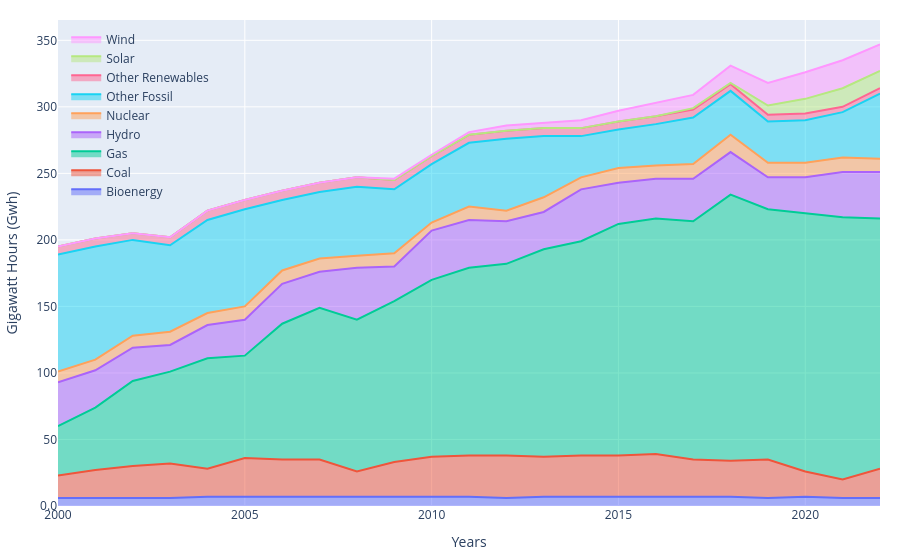
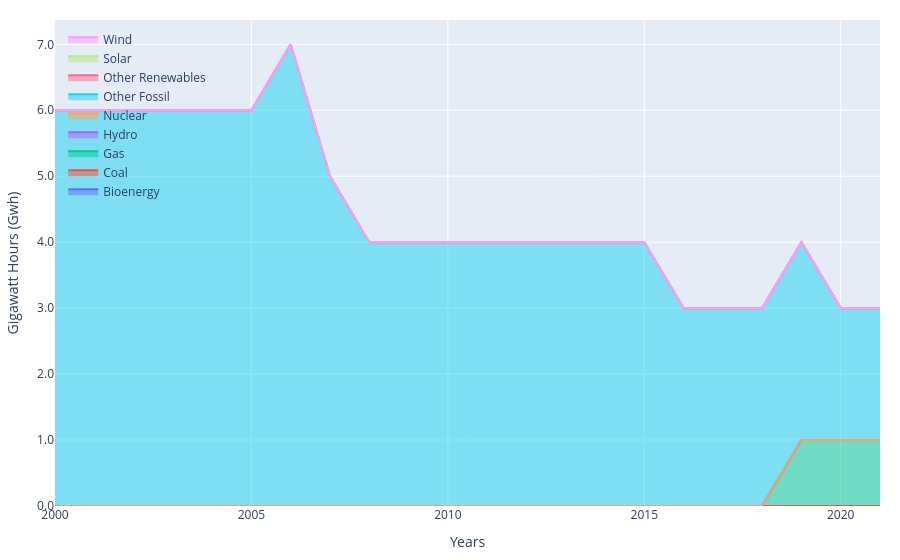
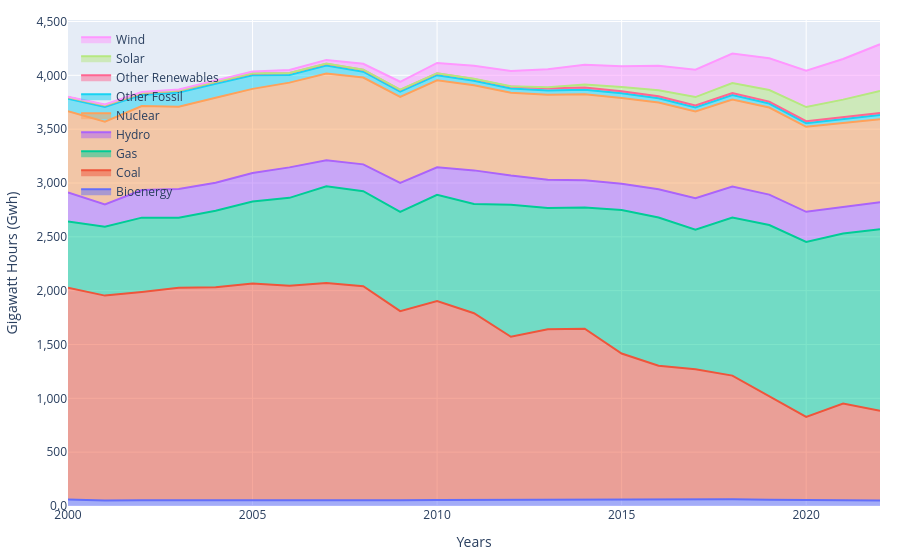
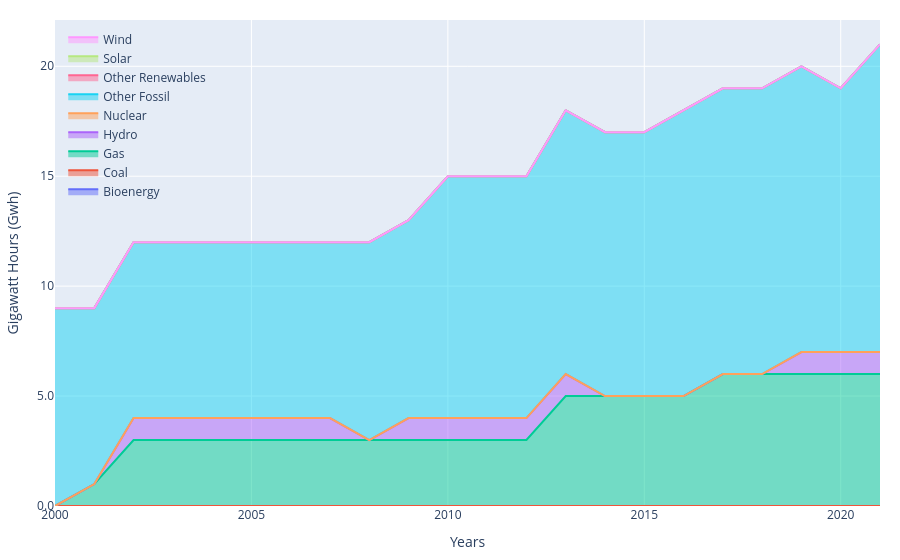

The notebook cell these images were saved under, in order:
### Code cell
for country in pd.Series(gen["Area"].unique()).sample(n=10):
    print(country)
    plot_area_generation(gen, area=country, area_col="Area", fuel_type_col="Variable", date_col="Year", gen_col="Value", publish=False, local=True)

### Figure 1 — Plotly figure (JSON) as saved in the notebook; plotly's stock layout.template omitted (floating-point values rounded to 4 significant figures)
{"data": [{"marker": {"colorscale": [[0, "#440154"], [0.1111, "#482878"], [0.2222, "#3e4989"], [0.3333, "#31688e"], [0.4444, "#26828e"], [0.5556, "#1f9e89"], [0.6667, "#35b779"], [0.7778, "#6ece58"], [0.8889, "#b5de2b"], [1, "#fde725"]]}, "name": "Bioenergy", "stackgroup": "one", "type": "scatter", "x": [2000, 2001, 2002, 2003, 2004, 2005, 2006, 2007, 2008, 2009, 2010, 2011, 2012, 2013, 2014, 2015, 2016, 2017, 2018, 2019, 2020, 2021, 2022], "y": [6, 6, 6, 6, 7, 7, 7, 7, 7, 7, 7, 7, 6, 7, 7, 7, 7, 7, 7, 6, 7, 6, 6]}, {"marker": {"colorscale": [[0, "#440154"], [0.1111, "#482878"], [0.2222, "#3e4989"], [0.3333, "#31688e"], [0.4444, "#26828e"], [0.5556, "#1f9e89"], [0.6667, "#35b779"], [0.7778, "#6ece58"], [0.8889, "#b5de2b"], [1, "#fde725"]]}, "name": "Coal", "stackgroup": "one", "type": "scatter", "x": [2000, 2001, 2002, 2003, 2004, 2005, 2006, 2007, 2008, 2009, 2010, 2011, 2012, 2013, 2014, 2015, 2016, 2017, 2018, 2019, 2020, 2021, 2022], "y": [17, 21, 24, 26, 21, 29, 28, 28, 19, 26, 30, 31, 32, 30, 31, 31, 32, 28, 27, 29, 19, 14, 22]}, {"marker": {"colorscale": [[0, "#440154"], [0.1111, "#482878"], [0.2222, "#3e4989"], [0.3333, "#31688e"], [0.4444, "#26828e"], [0.5556, "#1f9e89"], [0.6667, "#35b779"], [0.7778, "#6ece58"], [0.8889, "#b5de2b"], [1, "#fde725"]]}, "name": "Gas", "stackgroup": "one", "type": "scatter", "x": [2000, 2001, 2002, 2003, 2004, 2005, 2006, 2007, 2008, 2009, 2010, 2011, 2012, 2013, 2014, 2015, 2016, 2017, 2018, 2019, 2020, 2021, 2022], "y": [37, 47, 64, 69, 83, 77, 102, 114, 114, 121, 133, 141, 144, 156, 161, 174, 177, 179, 200, 188, 194, 197, 188]}, {"marker": {"colorscale": [[0, "#440154"], [0.1111, "#482878"], [0.2222, "#3e4989"], [0.3333, "#31688e"], [0.4444, "#26828e"], [0.5556, "#1f9e89"], [0.6667, "#35b779"], [0.7778, "#6ece58"], [0.8889, "#b5de2b"], [1, "#fde725"]]}, "name": "Hydro", "stackgroup": "one", "type": "scatter", "x": [2000, 2001, 2002, 2003, 2004, 2005, 2006, 2007, 2008, 2009, 2010, 2011, 2012, 2013, 2014, 2015, 2016, 2017, 2018, 2019, 2020, 2021, 2022], "y": [33, 28, 25, 20, 25, 27, 30, 27, 39, 26, 37, 36, 32, 28, 39, 31, 30, 32, 32, 24, 27, 34, 35]}, {"marker": {"colorscale": [[0, "#440154"], [0.1111, "#482878"], [0.2222, "#3e4989"], [0.3333, "#31688e"], [0.4444, "#26828e"], [0.5556, "#1f9e89"], [0.6667, "#35b779"], [0.7778, "#6ece58"], [0.8889, "#b5de2b"], [1, "#fde725"]]}, "name": "Nuclear", "stackgroup": "one", "type": "scatter", "x": [2000, 2001, 2002, 2003, 2004, 2005, 2006, 2007, 2008, 2009, 2010, 2011, 2012, 2013, 2014, 2015, 2016, 2017, 2018, 2019, 2020, 2021, 2022], "y": [8, 8, 9, 10, 9, 10, 10, 10, 9, 10, 6, 10, 8, 11, 9, 11, 10, 11, 13, 11, 11, 11, 10]}, {"marker": {"colorscale": [[0, "#440154"], [0.1111, "#482878"], [0.2222, "#3e4989"], [0.3333, "#31688e"], [0.4444, "#26828e"], [0.5556, "#1f9e89"], [0.6667, "#35b779"], [0.7778, "#6ece58"], [0.8889, "#b5de2b"], [1, "#fde725"]]}, "name": "Other Fossil", "stackgroup": "one", "type": "scatter", "x": [2000, 2001, 2002, 2003, 2004, 2005, 2006, 2007, 2008, 2009, 2010, 2011, 2012, 2013, 2014, 2015, 2016, 2017, 2018, 2019, 2020, 2021, 2022], "y": [88, 85, 72, 65, 70, 73, 53, 50, 52, 48, 44, 48, 54, 46, 31, 29, 31, 35, 33, 31, 32, 34, 49]}, {"marker": {"colorscale": [[0, "#440154"], [0.1111, "#482878"], [0.2222, "#3e4989"], [0.3333, "#31688e"], [0.4444, "#26828e"], [0.5556, "#1f9e89"], [0.6667, "#35b779"], [0.7778, "#6ece58"], [0.8889, "#b5de2b"], [1, "#fde725"]]}, "name": "Other Renewables", "stackgroup": "one", "type": "scatter", "x": [2000, 2001, 2002, 2003, 2004, 2005, 2006, 2007, 2008, 2009, 2010, 2011, 2012, 2013, 2014, 2015, 2016, 2017, 2018, 2019, 2020, 2021, 2022], "y": [6, 6, 5, 6, 7, 7, 7, 7, 7, 7, 6, 6, 6, 6, 6, 6, 6, 6, 5, 5, 5, 4, 4]}, {"marker": {"colorscale": [[0, "#440154"], [0.1111, "#482878"], [0.2222, "#3e4989"], [0.3333, "#31688e"], [0.4444, "#26828e"], [0.5556, "#1f9e89"], [0.6667, "#35b779"], [0.7778, "#6ece58"], [0.8889, "#b5de2b"], [1, "#fde725"]]}, "name": "Solar", "stackgroup": "one", "type": "scatter", "x": [2000, 2001, 2002, 2003, 2004, 2005, 2006, 2007, 2008, 2009, 2010, 2011, 2012, 2013, 2014, 2015, 2016, 2017, 2018, 2019, 2020, 2021, 2022], "y": [0, 0, 0, 0, 0, 0, 0, 0, 0, 0, 0, 0, 0, 0, 0, 0, 0, 1, 1, 7, 11, 14, 13]}, {"marker": {"colorscale": [[0, "#440154"], [0.1111, "#482878"], [0.2222, "#3e4989"], [0.3333, "#31688e"], [0.4444, "#26828e"], [0.5556, "#1f9e89"], [0.6667, "#35b779"], [0.7778, "#6ece58"], [0.8889, "#b5de2b"], [1, "#fde725"]]}, "name": "Wind", "stackgroup": "one", "type": "scatter", "x": [2000, 2001, 2002, 2003, 2004, 2005, 2006, 2007, 2008, 2009, 2010, 2011, 2012, 2013, 2014, 2015, 2016, 2017, 2018, 2019, 2020, 2021, 2022], "y": [0, 0, 0, 0, 0, 0, 0, 0, 0, 1, 1, 2, 4, 4, 6, 8, 10, 10, 13, 17, 20, 21, 20]}], "layout": {"autosize": true, "hovermode": "x", "legend": {"x": 0.01, "xanchor": "left", "y": 0.99, "yanchor": "top"}, "margin": {"b": 20, "l": 20, "r": 20, "t": 20}, "paper_bgcolor": "rgba(0, 0, 0, 0)", "xaxis": {"autorange": true, "range": [2000, 2022], "title": {"text": "Years"}, "type": "linear"}, "yaxis": {"autorange": true, "range": [0, 365.3], "tickformat": ",.2r", "title": {"text": "Gigawatt Hours (Gwh)"}, "type": "linear"}}}

### Figure 2 — Plotly figure (JSON) as saved in the notebook; plotly's stock layout.template omitted (floating-point values rounded to 4 significant figures)
{"data": [{"marker": {"colorscale": [[0, "#440154"], [0.1111, "#482878"], [0.2222, "#3e4989"], [0.3333, "#31688e"], [0.4444, "#26828e"], [0.5556, "#1f9e89"], [0.6667, "#35b779"], [0.7778, "#6ece58"], [0.8889, "#b5de2b"], [1, "#fde725"]]}, "name": "Bioenergy", "stackgroup": "one", "type": "scatter", "x": [2000, 2001, 2002, 2003, 2004, 2005, 2006, 2007, 2008, 2009, 2010, 2011, 2012, 2013, 2014, 2015, 2016, 2017, 2018, 2019, 2020, 2021], "y": [0, 0, 0, 0, 0, 0, 0, 0, 0, 0, 0, 0, 0, 0, 0, 0, 0, 0, 0, 0, 0, 0]}, {"marker": {"colorscale": [[0, "#440154"], [0.1111, "#482878"], [0.2222, "#3e4989"], [0.3333, "#31688e"], [0.4444, "#26828e"], [0.5556, "#1f9e89"], [0.6667, "#35b779"], [0.7778, "#6ece58"], [0.8889, "#b5de2b"], [1, "#fde725"]]}, "name": "Coal", "stackgroup": "one", "type": "scatter", "x": [2000, 2001, 2002, 2003, 2004, 2005, 2006, 2007, 2008, 2009, 2010, 2011, 2012, 2013, 2014, 2015, 2016, 2017, 2018, 2019, 2020, 2021], "y": [0, 0, 0, 0, 0, 0, 0, 0, 0, 0, 0, 0, 0, 0, 0, 0, 0, 0, 0, 0, 0, 0]}, {"marker": {"colorscale": [[0, "#440154"], [0.1111, "#482878"], [0.2222, "#3e4989"], [0.3333, "#31688e"], [0.4444, "#26828e"], [0.5556, "#1f9e89"], [0.6667, "#35b779"], [0.7778, "#6ece58"], [0.8889, "#b5de2b"], [1, "#fde725"]]}, "name": "Gas", "stackgroup": "one", "type": "scatter", "x": [2000, 2001, 2002, 2003, 2004, 2005, 2006, 2007, 2008, 2009, 2010, 2011, 2012, 2013, 2014, 2015, 2016, 2017, 2018, 2019, 2020, 2021], "y": [0, 0, 0, 0, 0, 0, 0, 0, 0, 0, 0, 0, 0, 0, 0, 0, 0, 0, 0, 1, 1, 1]}, {"marker": {"colorscale": [[0, "#440154"], [0.1111, "#482878"], [0.2222, "#3e4989"], [0.3333, "#31688e"], [0.4444, "#26828e"], [0.5556, "#1f9e89"], [0.6667, "#35b779"], [0.7778, "#6ece58"], [0.8889, "#b5de2b"], [1, "#fde725"]]}, "name": "Hydro", "stackgroup": "one", "type": "scatter", "x": [2000, 2001, 2002, 2003, 2004, 2005, 2006, 2007, 2008, 2009, 2010, 2011, 2012, 2013, 2014, 2015, 2016, 2017, 2018, 2019, 2020, 2021], "y": [0, 0, 0, 0, 0, 0, 0, 0, 0, 0, 0, 0, 0, 0, 0, 0, 0, 0, 0, 0, 0, 0]}, {"marker": {"colorscale": [[0, "#440154"], [0.1111, "#482878"], [0.2222, "#3e4989"], [0.3333, "#31688e"], [0.4444, "#26828e"], [0.5556, "#1f9e89"], [0.6667, "#35b779"], [0.7778, "#6ece58"], [0.8889, "#b5de2b"], [1, "#fde725"]]}, "name": "Nuclear", "stackgroup": "one", "type": "scatter", "x": [2000, 2001, 2002, 2003, 2004, 2005, 2006, 2007, 2008, 2009, 2010, 2011, 2012, 2013, 2014, 2015, 2016, 2017, 2018, 2019, 2020, 2021], "y": [0, 0, 0, 0, 0, 0, 0, 0, 0, 0, 0, 0, 0, 0, 0, 0, 0, 0, 0, 0, 0, 0]}, {"marker": {"colorscale": [[0, "#440154"], [0.1111, "#482878"], [0.2222, "#3e4989"], [0.3333, "#31688e"], [0.4444, "#26828e"], [0.5556, "#1f9e89"], [0.6667, "#35b779"], [0.7778, "#6ece58"], [0.8889, "#b5de2b"], [1, "#fde725"]]}, "name": "Other Fossil", "stackgroup": "one", "type": "scatter", "x": [2000, 2001, 2002, 2003, 2004, 2005, 2006, 2007, 2008, 2009, 2010, 2011, 2012, 2013, 2014, 2015, 2016, 2017, 2018, 2019, 2020, 2021], "y": [6, 6, 6, 6, 6, 6, 7, 5, 4, 4, 4, 4, 4, 4, 4, 4, 3, 3, 3, 3, 2, 2]}, {"marker": {"colorscale": [[0, "#440154"], [0.1111, "#482878"], [0.2222, "#3e4989"], [0.3333, "#31688e"], [0.4444, "#26828e"], [0.5556, "#1f9e89"], [0.6667, "#35b779"], [0.7778, "#6ece58"], [0.8889, "#b5de2b"], [1, "#fde725"]]}, "name": "Other Renewables", "stackgroup": "one", "type": "scatter", "x": [2000, 2001, 2002, 2003, 2004, 2005, 2006, 2007, 2008, 2009, 2010, 2011, 2012, 2013, 2014, 2015, 2016, 2017, 2018, 2019, 2020, 2021], "y": [0, 0, 0, 0, 0, 0, 0, 0, 0, 0, 0, 0, 0, 0, 0, 0, 0, 0, 0, 0, 0, 0]}, {"marker": {"colorscale": [[0, "#440154"], [0.1111, "#482878"], [0.2222, "#3e4989"], [0.3333, "#31688e"], [0.4444, "#26828e"], [0.5556, "#1f9e89"], [0.6667, "#35b779"], [0.7778, "#6ece58"], [0.8889, "#b5de2b"], [1, "#fde725"]]}, "name": "Solar", "stackgroup": "one", "type": "scatter", "x": [2000, 2001, 2002, 2003, 2004, 2005, 2006, 2007, 2008, 2009, 2010, 2011, 2012, 2013, 2014, 2015, 2016, 2017, 2018, 2019, 2020, 2021], "y": [0, 0, 0, 0, 0, 0, 0, 0, 0, 0, 0, 0, 0, 0, 0, 0, 0, 0, 0, 0, 0, 0]}, {"marker": {"colorscale": [[0, "#440154"], [0.1111, "#482878"], [0.2222, "#3e4989"], [0.3333, "#31688e"], [0.4444, "#26828e"], [0.5556, "#1f9e89"], [0.6667, "#35b779"], [0.7778, "#6ece58"], [0.8889, "#b5de2b"], [1, "#fde725"]]}, "name": "Wind", "stackgroup": "one", "type": "scatter", "x": [2000, 2001, 2002, 2003, 2004, 2005, 2006, 2007, 2008, 2009, 2010, 2011, 2012, 2013, 2014, 2015, 2016, 2017, 2018, 2019, 2020, 2021], "y": [0, 0, 0, 0, 0, 0, 0, 0, 0, 0, 0, 0, 0, 0, 0, 0, 0, 0, 0, 0, 0, 0]}], "layout": {"autosize": true, "hovermode": "x", "legend": {"x": 0.01, "xanchor": "left", "y": 0.99, "yanchor": "top"}, "margin": {"b": 20, "l": 20, "r": 20, "t": 20}, "paper_bgcolor": "rgba(0, 0, 0, 0)", "xaxis": {"autorange": true, "range": [2000, 2021], "title": {"text": "Years"}, "type": "linear"}, "yaxis": {"autorange": true, "range": [0, 7.368], "tickformat": ",.2r", "title": {"text": "Gigawatt Hours (Gwh)"}, "type": "linear"}}}

### Figure 3 — Plotly figure (JSON) as saved in the notebook; plotly's stock layout.template omitted (floating-point values rounded to 4 significant figures)
{"data": [{"marker": {"colorscale": [[0, "#440154"], [0.1111, "#482878"], [0.2222, "#3e4989"], [0.3333, "#31688e"], [0.4444, "#26828e"], [0.5556, "#1f9e89"], [0.6667, "#35b779"], [0.7778, "#6ece58"], [0.8889, "#b5de2b"], [1, "#fde725"]]}, "name": "Bioenergy", "stackgroup": "one", "type": "scatter", "x": [2000, 2001, 2002, 2003, 2004, 2005, 2006, 2007, 2008, 2009, 2010, 2011, 2012, 2013, 2014, 2015, 2016, 2017, 2018, 2019, 2020, 2021, 2022], "y": [61, 50, 54, 53, 54, 54, 55, 56, 55, 54, 56, 57, 58, 61, 64, 64, 63, 63, 62, 58, 55, 54, 52]}, {"marker": {"colorscale": [[0, "#440154"], [0.1111, "#482878"], [0.2222, "#3e4989"], [0.3333, "#31688e"], [0.4444, "#26828e"], [0.5556, "#1f9e89"], [0.6667, "#35b779"], [0.7778, "#6ece58"], [0.8889, "#b5de2b"], [1, "#fde725"]]}, "name": "Coal", "stackgroup": "one", "type": "scatter", "x": [2000, 2001, 2002, 2003, 2004, 2005, 2006, 2007, 2008, 2009, 2010, 2011, 2012, 2013, 2014, 2015, 2016, 2017, 2018, 2019, 2020, 2021, 2022], "y": [1966, 1904, 1933, 1974, 1978, 2013, 1991, 2016, 1986, 1756, 1847, 1733, 1514, 1581, 1582, 1352, 1239, 1206, 1149, 965, 773, 898, 832]}, {"marker": {"colorscale": [[0, "#440154"], [0.1111, "#482878"], [0.2222, "#3e4989"], [0.3333, "#31688e"], [0.4444, "#26828e"], [0.5556, "#1f9e89"], [0.6667, "#35b779"], [0.7778, "#6ece58"], [0.8889, "#b5de2b"], [1, "#fde725"]]}, "name": "Gas", "stackgroup": "one", "type": "scatter", "x": [2000, 2001, 2002, 2003, 2004, 2005, 2006, 2007, 2008, 2009, 2010, 2011, 2012, 2013, 2014, 2015, 2016, 2017, 2018, 2019, 2020, 2021, 2022], "y": [615, 639, 691, 650, 710, 761, 816, 897, 883, 921, 988, 1014, 1226, 1125, 1127, 1333, 1378, 1296, 1469, 1586, 1624, 1579, 1687]}, {"marker": {"colorscale": [[0, "#440154"], [0.1111, "#482878"], [0.2222, "#3e4989"], [0.3333, "#31688e"], [0.4444, "#26828e"], [0.5556, "#1f9e89"], [0.6667, "#35b779"], [0.7778, "#6ece58"], [0.8889, "#b5de2b"], [1, "#fde725"]]}, "name": "Hydro", "stackgroup": "one", "type": "scatter", "x": [2000, 2001, 2002, 2003, 2004, 2005, 2006, 2007, 2008, 2009, 2010, 2011, 2012, 2013, 2014, 2015, 2016, 2017, 2018, 2019, 2020, 2021, 2022], "y": [270, 208, 256, 267, 260, 264, 283, 241, 249, 269, 255, 313, 271, 264, 253, 244, 261, 294, 287, 283, 280, 246, 249]}, {"marker": {"colorscale": [[0, "#440154"], [0.1111, "#482878"], [0.2222, "#3e4989"], [0.3333, "#31688e"], [0.4444, "#26828e"], [0.5556, "#1f9e89"], [0.6667, "#35b779"], [0.7778, "#6ece58"], [0.8889, "#b5de2b"], [1, "#fde725"]]}, "name": "Nuclear", "stackgroup": "one", "type": "scatter", "x": [2000, 2001, 2002, 2003, 2004, 2005, 2006, 2007, 2008, 2009, 2010, 2011, 2012, 2013, 2014, 2015, 2016, 2017, 2018, 2019, 2020, 2021, 2022], "y": [754, 769, 780, 764, 789, 782, 787, 806, 806, 799, 807, 790, 769, 789, 797, 797, 806, 805, 807, 809, 790, 780, 772]}, {"marker": {"colorscale": [[0, "#440154"], [0.1111, "#482878"], [0.2222, "#3e4989"], [0.3333, "#31688e"], [0.4444, "#26828e"], [0.5556, "#1f9e89"], [0.6667, "#35b779"], [0.7778, "#6ece58"], [0.8889, "#b5de2b"], [1, "#fde725"]]}, "name": "Other Fossil", "stackgroup": "one", "type": "scatter", "x": [2000, 2001, 2002, 2003, 2004, 2005, 2006, 2007, 2008, 2009, 2010, 2011, 2012, 2013, 2014, 2015, 2016, 2017, 2018, 2019, 2020, 2021, 2022], "y": [116, 136, 104, 132, 130, 126, 72, 75, 55, 49, 48, 42, 39, 40, 44, 44, 40, 38, 43, 37, 34, 35, 39]}, {"marker": {"colorscale": [[0, "#440154"], [0.1111, "#482878"], [0.2222, "#3e4989"], [0.3333, "#31688e"], [0.4444, "#26828e"], [0.5556, "#1f9e89"], [0.6667, "#35b779"], [0.7778, "#6ece58"], [0.8889, "#b5de2b"], [1, "#fde725"]]}, "name": "Other Renewables", "stackgroup": "one", "type": "scatter", "x": [2000, 2001, 2002, 2003, 2004, 2005, 2006, 2007, 2008, 2009, 2010, 2011, 2012, 2013, 2014, 2015, 2016, 2017, 2018, 2019, 2020, 2021, 2022], "y": [14, 15, 16, 17, 17, 17, 17, 17, 17, 17, 18, 18, 18, 19, 19, 19, 19, 19, 19, 18, 18, 18, 18]}, {"marker": {"colorscale": [[0, "#440154"], [0.1111, "#482878"], [0.2222, "#3e4989"], [0.3333, "#31688e"], [0.4444, "#26828e"], [0.5556, "#1f9e89"], [0.6667, "#35b779"], [0.7778, "#6ece58"], [0.8889, "#b5de2b"], [1, "#fde725"]]}, "name": "Solar", "stackgroup": "one", "type": "scatter", "x": [2000, 2001, 2002, 2003, 2004, 2005, 2006, 2007, 2008, 2009, 2010, 2011, 2012, 2013, 2014, 2015, 2016, 2017, 2018, 2019, 2020, 2021, 2022], "y": [0, 1, 1, 1, 1, 1, 1, 1, 1, 1, 1, 2, 4, 9, 29, 39, 55, 77, 93, 107, 131, 164, 205]}, {"marker": {"colorscale": [[0, "#440154"], [0.1111, "#482878"], [0.2222, "#3e4989"], [0.3333, "#31688e"], [0.4444, "#26828e"], [0.5556, "#1f9e89"], [0.6667, "#35b779"], [0.7778, "#6ece58"], [0.8889, "#b5de2b"], [1, "#fde725"]]}, "name": "Wind", "stackgroup": "one", "type": "scatter", "x": [2000, 2001, 2002, 2003, 2004, 2005, 2006, 2007, 2008, 2009, 2010, 2011, 2012, 2013, 2014, 2015, 2016, 2017, 2018, 2019, 2020, 2021, 2022], "y": [6, 7, 10, 11, 14, 18, 27, 34, 55, 74, 95, 120, 141, 168, 182, 191, 227, 254, 273, 296, 338, 378, 434]}], "layout": {"autosize": true, "hovermode": "x", "legend": {"x": 0.01, "xanchor": "left", "y": 0.99, "yanchor": "top"}, "margin": {"b": 20, "l": 20, "r": 20, "t": 20}, "paper_bgcolor": "rgba(0, 0, 0, 0)", "xaxis": {"autorange": true, "range": [2000, 2022], "title": {"text": "Years"}, "type": "linear"}, "yaxis": {"autorange": true, "range": [0, 4514.0], "tickformat": ",.2r", "title": {"text": "Gigawatt Hours (Gwh)"}, "type": "linear"}}}

### Figure 4 — Plotly figure (JSON) as saved in the notebook; plotly's stock layout.template omitted (floating-point values rounded to 4 significant figures)
{"data": [{"marker": {"colorscale": [[0, "#440154"], [0.1111, "#482878"], [0.2222, "#3e4989"], [0.3333, "#31688e"], [0.4444, "#26828e"], [0.5556, "#1f9e89"], [0.6667, "#35b779"], [0.7778, "#6ece58"], [0.8889, "#b5de2b"], [1, "#fde725"]]}, "name": "Bioenergy", "stackgroup": "one", "type": "scatter", "x": [2000, 2001, 2002, 2003, 2004, 2005, 2006, 2007, 2008, 2009, 2010, 2011, 2012, 2013, 2014, 2015, 2016, 2017, 2018, 2019, 2020, 2021], "y": [0, 0, 0, 0, 0, 0, 0, 0, 0, 0, 0, 0, 0, 0, 0, 0, 0, 0, 0, 0, 0, 0]}, {"marker": {"colorscale": [[0, "#440154"], [0.1111, "#482878"], [0.2222, "#3e4989"], [0.3333, "#31688e"], [0.4444, "#26828e"], [0.5556, "#1f9e89"], [0.6667, "#35b779"], [0.7778, "#6ece58"], [0.8889, "#b5de2b"], [1, "#fde725"]]}, "name": "Coal", "stackgroup": "one", "type": "scatter", "x": [2000, 2001, 2002, 2003, 2004, 2005, 2006, 2007, 2008, 2009, 2010, 2011, 2012, 2013, 2014, 2015, 2016, 2017, 2018, 2019, 2020, 2021], "y": [0, 0, 0, 0, 0, 0, 0, 0, 0, 0, 0, 0, 0, 0, 0, 0, 0, 0, 0, 0, 0, 0]}, {"marker": {"colorscale": [[0, "#440154"], [0.1111, "#482878"], [0.2222, "#3e4989"], [0.3333, "#31688e"], [0.4444, "#26828e"], [0.5556, "#1f9e89"], [0.6667, "#35b779"], [0.7778, "#6ece58"], [0.8889, "#b5de2b"], [1, "#fde725"]]}, "name": "Gas", "stackgroup": "one", "type": "scatter", "x": [2000, 2001, 2002, 2003, 2004, 2005, 2006, 2007, 2008, 2009, 2010, 2011, 2012, 2013, 2014, 2015, 2016, 2017, 2018, 2019, 2020, 2021], "y": [0, 1, 3, 3, 3, 3, 3, 3, 3, 3, 3, 3, 3, 5, 5, 5, 5, 6, 6, 6, 6, 6]}, {"marker": {"colorscale": [[0, "#440154"], [0.1111, "#482878"], [0.2222, "#3e4989"], [0.3333, "#31688e"], [0.4444, "#26828e"], [0.5556, "#1f9e89"], [0.6667, "#35b779"], [0.7778, "#6ece58"], [0.8889, "#b5de2b"], [1, "#fde725"]]}, "name": "Hydro", "stackgroup": "one", "type": "scatter", "x": [2000, 2001, 2002, 2003, 2004, 2005, 2006, 2007, 2008, 2009, 2010, 2011, 2012, 2013, 2014, 2015, 2016, 2017, 2018, 2019, 2020, 2021], "y": [0, 0, 1, 1, 1, 1, 1, 1, 0, 1, 1, 1, 1, 1, 0, 0, 0, 0, 0, 1, 1, 1]}, {"marker": {"colorscale": [[0, "#440154"], [0.1111, "#482878"], [0.2222, "#3e4989"], [0.3333, "#31688e"], [0.4444, "#26828e"], [0.5556, "#1f9e89"], [0.6667, "#35b779"], [0.7778, "#6ece58"], [0.8889, "#b5de2b"], [1, "#fde725"]]}, "name": "Nuclear", "stackgroup": "one", "type": "scatter", "x": [2000, 2001, 2002, 2003, 2004, 2005, 2006, 2007, 2008, 2009, 2010, 2011, 2012, 2013, 2014, 2015, 2016, 2017, 2018, 2019, 2020, 2021], "y": [0, 0, 0, 0, 0, 0, 0, 0, 0, 0, 0, 0, 0, 0, 0, 0, 0, 0, 0, 0, 0, 0]}, {"marker": {"colorscale": [[0, "#440154"], [0.1111, "#482878"], [0.2222, "#3e4989"], [0.3333, "#31688e"], [0.4444, "#26828e"], [0.5556, "#1f9e89"], [0.6667, "#35b779"], [0.7778, "#6ece58"], [0.8889, "#b5de2b"], [1, "#fde725"]]}, "name": "Other Fossil", "stackgroup": "one", "type": "scatter", "x": [2000, 2001, 2002, 2003, 2004, 2005, 2006, 2007, 2008, 2009, 2010, 2011, 2012, 2013, 2014, 2015, 2016, 2017, 2018, 2019, 2020, 2021], "y": [9, 8, 8, 8, 8, 8, 8, 8, 9, 9, 11, 11, 11, 12, 12, 12, 13, 13, 13, 13, 12, 14]}, {"marker": {"colorscale": [[0, "#440154"], [0.1111, "#482878"], [0.2222, "#3e4989"], [0.3333, "#31688e"], [0.4444, "#26828e"], [0.5556, "#1f9e89"], [0.6667, "#35b779"], [0.7778, "#6ece58"], [0.8889, "#b5de2b"], [1, "#fde725"]]}, "name": "Other Renewables", "stackgroup": "one", "type": "scatter", "x": [2000, 2001, 2002, 2003, 2004, 2005, 2006, 2007, 2008, 2009, 2010, 2011, 2012, 2013, 2014, 2015, 2016, 2017, 2018, 2019, 2020, 2021], "y": [0, 0, 0, 0, 0, 0, 0, 0, 0, 0, 0, 0, 0, 0, 0, 0, 0, 0, 0, 0, 0, 0]}, {"marker": {"colorscale": [[0, "#440154"], [0.1111, "#482878"], [0.2222, "#3e4989"], [0.3333, "#31688e"], [0.4444, "#26828e"], [0.5556, "#1f9e89"], [0.6667, "#35b779"], [0.7778, "#6ece58"], [0.8889, "#b5de2b"], [1, "#fde725"]]}, "name": "Solar", "stackgroup": "one", "type": "scatter", "x": [2000, 2001, 2002, 2003, 2004, 2005, 2006, 2007, 2008, 2009, 2010, 2011, 2012, 2013, 2014, 2015, 2016, 2017, 2018, 2019, 2020, 2021], "y": [0, 0, 0, 0, 0, 0, 0, 0, 0, 0, 0, 0, 0, 0, 0, 0, 0, 0, 0, 0, 0, 0]}, {"marker": {"colorscale": [[0, "#440154"], [0.1111, "#482878"], [0.2222, "#3e4989"], [0.3333, "#31688e"], [0.4444, "#26828e"], [0.5556, "#1f9e89"], [0.6667, "#35b779"], [0.7778, "#6ece58"], [0.8889, "#b5de2b"], [1, "#fde725"]]}, "name": "Wind", "stackgroup": "one", "type": "scatter", "x": [2000, 2001, 2002, 2003, 2004, 2005, 2006, 2007, 2008, 2009, 2010, 2011, 2012, 2013, 2014, 2015, 2016, 2017, 2018, 2019, 2020, 2021], "y": [0, 0, 0, 0, 0, 0, 0, 0, 0, 0, 0, 0, 0, 0, 0, 0, 0, 0, 0, 0, 0, 0]}], "layout": {"autosize": true, "hovermode": "x", "legend": {"x": 0.01, "xanchor": "left", "y": 0.99, "yanchor": "top"}, "margin": {"b": 20, "l": 20, "r": 20, "t": 20}, "paper_bgcolor": "rgba(0, 0, 0, 0)", "xaxis": {"autorange": true, "range": [2000, 2021], "title": {"text": "Years"}, "type": "linear"}, "yaxis": {"autorange": true, "range": [0, 22.11], "tickformat": ",.2r", "title": {"text": "Gigawatt Hours (Gwh)"}, "type": "linear"}}}
